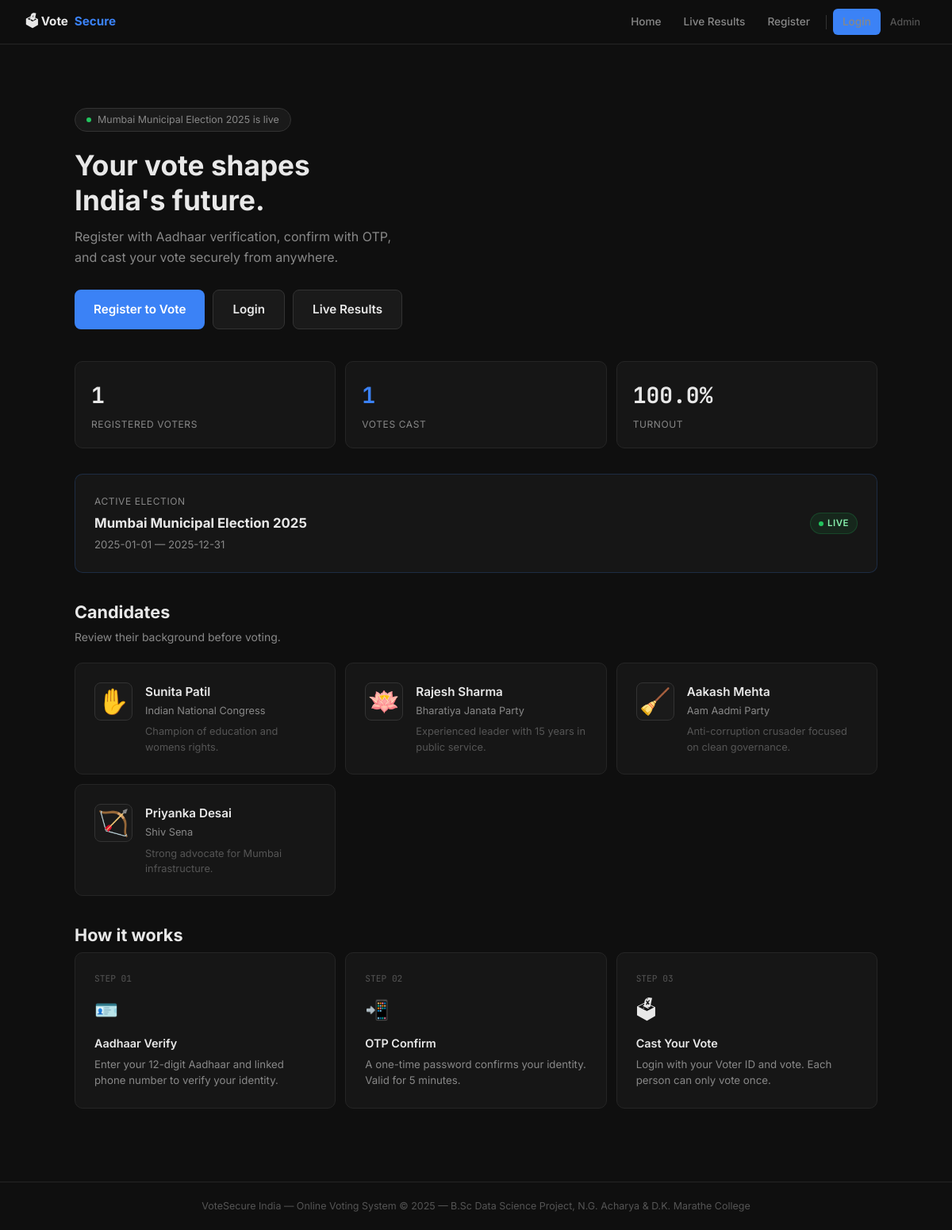
The page / on the database its author committed.
### tables this page shows
CREATE TABLE elections (
            id INTEGER PRIMARY KEY AUTOINCREMENT,
            election_id TEXT UNIQUE NOT NULL,
            title TEXT NOT NULL,
            start_date TEXT NOT NULL,
            end_date TEXT NOT NULL,
            status TEXT DEFAULT 'upcoming'
        );

CREATE TABLE candidates (
            id INTEGER PRIMARY KEY AUTOINCREMENT,
            candidate_id TEXT UNIQUE NOT NULL,
            name TEXT NOT NULL,
            party TEXT NOT NULL,
            symbol TEXT NOT NULL,
            position TEXT NOT NULL,
            bio TEXT,
            vote_count INTEGER DEFAULT 0
        );

### app.py (the view)
@app.route('/')
def index():
    conn = get_db()
    election = conn.execute("SELECT * FROM elections WHERE status='active' LIMIT 1").fetchone()
    candidates = conn.execute("SELECT * FROM candidates ORDER BY vote_count DESC").fetchall()
    total_votes = conn.execute("SELECT COUNT(*) FROM votes").fetchone()[0]
    total_voters = conn.execute("SELECT COUNT(*) FROM voters").fetchone()[0]
    conn.close()
    return render_template('index.html', election=election, candidates=candidates,
                           total_votes=total_votes, total_voters=total_voters)

### app.py (called while the page is built)
def get_db():
    conn = sqlite3.connect(DB_PATH)
    conn.row_factory = sqlite3.Row
    return conn

### templates/index.html (shortened to what this page needs)
{% extends "base.html" %}
{% block content %}
<div class="container">
  <div style="padding:48px 0 40px;max-width:600px;">
    <div style="display:inline-flex;align-items:center;gap:8px;background:var(--surface);border:1px solid var(--border2);border-radius:99px;padding:4px 14px;font-size:0.78rem;color:var(--muted2);margin-bottom:20px;">
      <span class="live-dot"></span> Mumbai Municipal Election 2025 is live
    </div>
    <h1 style="font-size:2.2rem;font-weight:700;line-height:1.25;margin-bottom:12px;">
      Your vote shapes<br>India's future.
    </h1>
    <p style="color:var(--muted2);font-size:1rem;margin-bottom:28px;max-width:420px;">
      Register with Aadhaar verification, confirm with OTP, and cast your vote securely from anywhere.
    </p>
    <div style="display:flex;gap:10px;flex-wrap:wrap;">
      {% if session.get('voter') %}
        <a href="/dashboard" class="btn btn-primary btn-lg">Go to Dashboard →</a>
      {% else %}
        <a href="/register" class="btn btn-primary btn-lg">Register to Vote</a>
        <a href="/login" class="btn btn-secondary btn-lg">Login</a>
      {% endif %}
      <a href="/results" class="btn btn-secondary btn-lg">Live Results</a>
    </div>
  </div>
  <div class="stat-grid mb-4">
    <div class="stat-card">
      <div class="stat-value">{{ total_voters }}</div>
      <div class="stat-label">Registered Voters</div>
    </div>
    <div class="stat-card">
      <div class="stat-value" style="color:var(--accent);">{{ total_votes }}</div>
      <div class="stat-label">Votes Cast</div>
    </div>
    <div class="stat-card">
      <div class="stat-value">{{ "%.1f"|format(total_votes/total_voters*100 if total_voters>0 else 0) }}%</div>
      <div class="stat-label">Turnout</div>
    </div>
  </div>
  {% if election %}
  <div class="card mb-4" style="border-color:rgba(59,130,246,.2);">
    <div class="flex-between">
      <div>
        <p style="font-size:0.75rem;color:var(--muted2);text-transform:uppercase;letter-spacing:.05em;margin-bottom:4px;">Active Election</p>
        <p style="font-weight:700;font-size:1.05rem;">{{ election['title'] }}</p>
        <p style="color:var(--muted2);font-size:0.83rem;margin-top:3px;">{{ election['start_date'] }} — {{ election['end_date'] }}</p>
      </div>
      <span class="badge badge-green"><span class="live-dot"></span> LIVE</span>
    </div>
  </div>
  {% endif %}
  <div class="mb-4">
    <div class="flex-between mb-3">
      <div>
        <p class="page-title">Candidates</p>
        <p class="page-sub">Review their background before voting.</p>
      </div>
    </div>
    <div style="display:grid;grid-template-columns:repeat(auto-fill,minmax(280px,1fr));gap:12px;">
      {% for c in candidates %}
      <div class="card" style="display:flex;gap:16px;align-items:flex-start;">
        <div style="font-size:2rem;flex-shrink:0;width:48px;height:48px;display:flex;align-items:center;justify-content:center;background:var(--surface);border-radius:8px;border:1px solid var(--border2);">{{ c['symbol'] }}</div>
        <div>
          <p style="font-weight:600;font-size:0.95rem;">{{ c['name'] }}</p>
          <p style="color:var(--muted2);font-size:0.8rem;margin-top:2px;">{{ c['party'] }}</p>
          <p style="color:var(--muted);font-size:0.8rem;margin-top:6px;line-height:1.5;">{{ c['bio'] }}</p>
        </div>
      </div>
      {% endfor %}
    </div>
  </div>
  <div>
    <p class="page-title mb-3">How it works</p>
    <div style="display:grid;grid-template-columns:repeat(3,1fr);gap:12px;">
      {% for step in [('01','🪪','Aadhaar Verify','Enter your 12-digit Aadhaar and linked phone number to verify your identity.'),
                      ('02','📲','OTP Confirm','A one-time password confirms your identity. Valid for 5 minutes.'),
                      ('03','🗳','Cast Your Vote','Login with your Voter ID and vote. Each person can only vote once.')] %}
      <div class="card">
        <p style="font-family:'JetBrains Mono',monospace;color:var(--muted);font-size:0.7rem;margin-bottom:12px;">STEP {{ step[0] }}</p>
        <p style="font-size:1.5rem;margin-bottom:10px;">{{ step[1] }}</p>
        <p style="font-weight:600;margin-bottom:6px;font-size:0.9rem;">{{ step[2] }}</p>
        <p style="color:var(--muted2);font-size:0.83rem;line-height:1.5;">{{ step[3] }}</p>
      </div>
      {% endfor %}
    </div>
  </div>
</div>
{% endblock %}

### templates/base.html (style rules this page uses)
*, *::before, *::after { box-sizing: border-box; margin: 0; padding: 0; }
:root { --bg:#0f0f0f; --surface:#1a1a1a; --card:#161616; --border:#252525; --border2:#333; --text:#e8e8e8; --muted:#555; --muted2:#888; --accent:#3b82f6; --accent-h:#2563eb; --green:#22c55e; --red:#ef4444; --amber:#f59e0b; --radius:10px; }
html { scroll-behavior:smooth; }
body { background:var(--bg);color:var(--text);font-family:'Inter',sans-serif;font-size:15px;line-height:1.6;min-height:100vh;-webkit-font-smoothing:antialiased; }
.btn { display:inline-flex;align-items:center;gap:6px;padding:9px 18px;border-radius:8px;border:none;font-family:'Inter',sans-serif;font-size:0.875rem;font-weight:600;cursor:pointer;text-decoration:none;transition:all .15s;white-space:nowrap; }
.btn-primary { background:var(--accent);color:#fff; }
.btn-secondary { background:var(--surface);color:var(--text);border:1px solid var(--border2); }
.btn-lg { padding:12px 24px;font-size:0.95rem; }
.card { background:var(--card);border:1px solid var(--border);border-radius:var(--radius);padding:24px; }
.badge { display:inline-flex;align-items:center;gap:5px;padding:3px 10px;border-radius:20px;font-size:0.72rem;font-weight:600;letter-spacing:.04em; }
.badge-green { background:rgba(34,197,94,.1);color:#86efac;border:1px solid rgba(34,197,94,.2); }
.live-dot { width:6px;height:6px;border-radius:50%;background:#22c55e;animation:pulse 1.5s infinite;display:inline-block; }
.stat-grid { display:grid;grid-template-columns:repeat(3,1fr);gap:12px; }
.stat-card { background:var(--card);border:1px solid var(--border);border-radius:var(--radius);padding:20px; }
.stat-value { font-size:1.75rem;font-weight:700;font-family:'JetBrains Mono',monospace; }
.stat-label { font-size:0.75rem;color:var(--muted2);margin-top:4px;text-transform:uppercase;letter-spacing:.05em; }
.container { max-width:1060px;margin:0 auto;padding:32px 24px; }
.flex-between { display:flex;align-items:center;justify-content:space-between;flex-wrap:wrap;gap:12px; }
.mb-3 { margin-bottom:20px; }
.mb-4 { margin-bottom:32px; }
.page-title { font-size:1.35rem;font-weight:700;margin-bottom:4px; }
.page-sub { color:var(--muted2);font-size:0.875rem; }

### rows shown on the page
elections: title "Mumbai Municipal Election 2025", start_date "2025-01-01", end_date "2025-12-31"
candidates: symbol "✋", name "Sunita Patil", party "Indian National Congress", bio "Champion of education and womens rights."
candidates: symbol "🪷", name "Rajesh Sharma", party "Bharatiya Janata Party", bio "Experienced leader with 15 years in public service."
candidates: symbol "🧹", name "Aakash Mehta", party "Aam Aadmi Party", bio "Anti-corruption crusader focused on clean governance."
candidates: symbol "🏹", name "Priyanka Desai", party "Shiv Sena", bio "Strong advocate for Mumbai infrastructure."

### other values the page prints
{{ total_voters }} "1"
{{ total_votes }} "1"
{{ "%.1f"|format(total_votes/total_voters*100 if total_voters>0 else 0) }} "100.0"
{{ step[0] }} "01" "02" "03"
{{ step[1] }} "🪪" "📲" "🗳"
{{ step[2] }} "Aadhaar Verify" "OTP Confirm" "Cast Your Vote"
{{ step[3] }} "Enter your 12-digit Aadhaar and linked phone number to verify your identity." "A one-time password confirms your identity. Valid for 5 minutes." "Login with your Voter ID and vote. Each person can only vote once."
